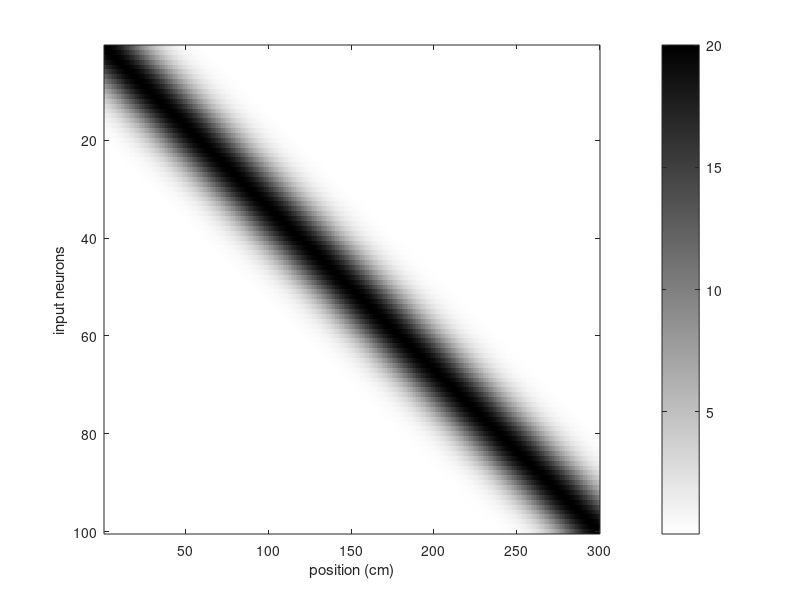

MATLAB code to generate this figure: (Note: this script raises an error after producing the figure.)
clear; close all

%% Parameters
%Params for inputs
N = 100; % number of input neurons
L = 300; % length of track in cm
PFsd = 18; %cm (10 mode 16-18 mean from Can's CA3 data)
PFamp = 20; %peak FR in Hz
Nlaps = 1; % number of laps
period = 20; % lap duration, in sec
dt = 0.001; % time resolution in sec

% Synapses params
Imax = 85e-12; % max synaptic weight, a current in Amps. % NolanWiles2011 uses 10-226pA. Mehta uses 1.5-4nA. SongAbbot use dimensionless conductances with G between 0 and Gmax, but not sure about the initial weight matrix. 
Idecay = 10e-3; % EPSC time constant, in sec
Wsd = 10; %1.6*PFsd/(L/N); %standard deviation of initial synaptic weight vector (for gaussian connectivity) 
maxW = 1; % from 0 to 1, proportion of Imax defining the initial maximum weight

%Integrate and Fire params for output neuron (values from SongAbbot2000 if not specified otherwise)
Rm = 100e6; % membrane resistance, in Ohm
tau_m = 20e-3 ; %membrane time constant, in sec
Vrest = -70e-3 ; % resting membrane potential, in Volt
Vthr = -54e-3; % spike threshold, in Volt
Vreset = -60e-3; % reset potential after spike, in Volt
% K = 0.7; % divisive inhibition constant as in Yu Shouva2006 (value unknown)
Adaptation = 0; % 1 or 0, to implement spike-rate adaptation or not
Ek = -70e-3; % K+ equilibrium potential, in Volt
dSRA = 0.06; % increment value of spike-rate adaptation variable modeling adapting K+ leak current (cf DayanAbbott fig 5.6 and eq 5.13)
tau_sra = 100e-3; % time constant for exponential decay of SRA variable

% STDP params
Pdecay = 20e-3; % Pre-before-Post time constant, in sec (20ms in SongAbbott2000, 10ms in MehtaWilson2000)
Ddecay = 20e-3; % Post-before-Pre time constant, in sec (20ms in SongAbbott2000, 10ms in MehtaWilson2000)
Pmax = 0.5/100*Imax; % max Pre-before-Post weight change, in percent of Imax (0.5% in SongAbbot2000, 0.6% in MehtaWilson2000)
Dmax = -0.5/100*Imax; % max Post-before-Pre weight change, in percent of Imax (0.525% in SongAbbott2000, 90% of Pamp in MehtaWilson2000)

% output PF 
Nbin = 50; % Number of bins in which the length of the track is divided

%% Inputs
%Place fields (FR = gaussian function of position x)
x = 1:L; % track positions binned by cm
PFcom = linspace(1, L, N); %1:L/N:L; gives floating point issues for large N % PF centers spread uniformly along the track, with L/N spacing in cm
% PFsd = PFwidth/6; % for gaussian, 4sd = 95%, 6sd = 99.7% of data
FRin = zeros(N,length(x));
for i = 1:N
    FRinNorm(i,x) = exp(-0.5*(x-PFcom(i)).^2/PFsd^2); %normalized from 0 to 1
    FRin(i,x) = PFamp*exp(-0.5*(x-PFcom(i)).^2/PFsd^2); % real FR 
end
meanFRin = max(mean(FRin,2)); % mean FR of the middle input neuron, in Hz

figure
imagesc(FRin); 
xlabel('position (cm)'); ylabel('input neurons');
colormap(flipud(gray(256))); %colormap(brewermap(256,'*YlOrRd'));
c = colorbar; c.Label.String = 'Firing rate (Hz)';
box off; axis square 
title(['max(meanFRin) = ' num2str(meanFRin) ' Hz'])

%Running model with constant speed
speed = L/period; % cm/sec
EndTime = Nlaps*L/speed; %in sec
Trun = 0:dt:EndTime; Trun = Trun(1:end-1); % ms resolution
Tlap1 = 0:dt:period; Tlap1 = Tlap1(1:end-1);
Lap1 = linspace(0,L,period/dt); % positions during 1 lap
Run = repmat(Lap1,[1 Nlaps]);%positions during the whole run

figure
plot(Trun(1:end), Run, 'k');
xlabel('time (s)'); ylabel('position (cm)')
box off; axis square

%convert trajectory into firing rate
for i = 1:length(Lap1)
    [minval, idx] = min(abs(x-Lap1(i))); %find closest spatial bin in x for each position in trajectory
    FRlap1(:,i) = FRin(:,idx); % Firing rate at that position for each neuron
end

figure
plot(Tlap1, FRlap1, 'k');
xlabel('time (s)'); ylabel('Firing Rate (Hz)')
box off; axis square

% nonhomogenous Poisson spike generator along trajectory
InRasters = poissrnd(FRlap1.*dt); %matrix of size (N,length(Tlap1)) containing, for each input neuron, the number of spikes in each 1ms bin drawn from Poisson distribution
InRasters(InRasters>=1) = 1; 
InRasters(InRasters == 0) = 0; 
InRastersTF = logical(InRasters);
for i = 1:N
    Spiketimes_in{i} = Trun( InRastersTF(i,:) ); %find positive values = when a spike occured
end

figure
[spikex, spikey] = makedisplayrasters(Spiketimes_in, 0);
displaydisplayrasters(spikex, spikey); hold on
grid off
axis square
xlabel('time, (s)')
ylabel('input neurons')

% convolve input spiketrains with exponential decay to get Post-before-Pre
% weight rule (Depression in classic STDP curves)
% Dshape = exp(-[0::endpoint]./Decay); % 
% D = conv2(InRasters, Dshape(:)); 

% Synaptic weights at time 0 between all input neurons and 1 output neuron (vector of length N) 
% MehtaWilson2000 started with a symmetric connectivity matrix. I could do something
% similar, assuming a CA1 PC already has a PF with COM in the center of
% track and strength of connection following a gaussian. 
% or 
% I could randomly assign weigths to start with. from a distribution that
% favors clusters, e.g. Poisson or exponential, or just from uniform
% distrib, based on BittnerMagee2015 finding that spatial inputs are
% about equal.
% or 
% For BTSP model of emergence: equal weights for all synapses. PF could appear with BTSP or
% inhomogeneities in input neurons spiking. 

% gaussian connectivity with max in center of track, aking to Mehta and Wilson 2000
NeuronID = 1:N;
W = zeros(N,length(Tlap1));
Wmax = maxW*Imax;
W(:,1) = Wmax*exp(-0.5*(NeuronID - N/2).^2/Wsd^2); % vector of N rows following a gaussian distribution of Wmax amplitude 

figure
stem(1:N, W(:,1)*10^12, 'k');
xlabel('Input Neurons'); ylabel('Synaptic Weights (pA) ')
box off; axis square

%% input-output dynamics using Euler's forward method to solve ODEs

%define intial values and length
I = zeros(1,length(Tlap1)); 
V = I;
SRA = I;
OutRaster = I;
D = I;
P = zeros(N,length(Tlap1));
V(1) = Vrest;


for i = 1:length(Tlap1)-1
    % input current to output neuron, EPSCs modelled as pulse with exponential decay
    I(i+1)  = I(i) - dt*I(i)./Idecay + sum(InRasters(:,i).*W(:,i));
    % I&F output neuron
    if Adaptation == 0
        V(i+1) = V(i) + dt * (Vrest - V(i) + I(i) * Rm) / tau_m; % subthreshold membrane potential
    elseif Adaptation == 1
        V(i+1) = V(i) + dt * (Vrest - V(i) -SRA(i)*(V(i)-Ek) + I(i) * Rm) / tau_m; %LIF with spike rate adaptation
        SRA(i+1) = SRA(i) - dt * SRA(i)/tau_sra; % spike-rate-adaptation variable with exponential decay to 0
    end
    
    if V(i+1) >= Vthr
       SRA(n,i+1) = SRA(i+1) + dSRA;
       V(i) = 0; %to visualize spikes with peak at 0 mV
       V(i+1) = Vreset;
       OutRaster(i) = 1;
    end
        
    % STDP variables + update Synaptic weights
    D(i+1) = D(i) - dt*D(i)/Ddecay + OutRaster(i); % output spiketrain convolved with Post-before-Pre update rule, in %
    for n = 1:N % for each presynaptic neuron
        P(n,i+1) = P(n,i) - dt*P(n,i)/Pdecay + InRasters(n,i); % input spiketrains convolved with Pre-before-Post update rule, in %
        W(n,i+1) = W(n,i) + OutRaster(i)*P(n,i)*Pmax + InRasters(n,i)*D(i)*Dmax; % weight update
        if W(n,i+1) < 0
            W(n,i+1) = 0;
        elseif W(n,i+1) > Imax
            W(n,i+1) = Imax;
        end           
    end    
end
Spiketimes_out{1} = Tlap1(find(OutRaster));
SpikeLoc_out = Lap1(find(OutRaster)); %spikes location on track
meanFR_Lap1 = sum(OutRaster)./EndTime;

% compute place field
Track_dbin = L./Nbin; % bin size, in cm
TrackBins = Lap1(1):Track_dbin:Lap1(end);
SpikeCountOut = histcounts(SpikeLoc_out, TrackBins);
TimeInBins = dt*histcounts(Lap1, TrackBins); % compute time spent (in sec) in each spatial bin (not assuming a linear running model but real trajectories)
SpatialFRout = SpikeCountOut./TimeInBins; % in Hz   

figure 
subplot(2,2,1)
plot(Tlap1, I.*10^12)
xlabel('time (s)'); ylabel('input current (pA)')
box off;
subplot(2,2,2)
plot(Tlap1, V.*10^3)
xlabel('time (s)'); ylabel('membrane potential (mV)')
box off;
subplot(2,2,3)
[spikex, spikey] = makedisplayrasters(Spiketimes_out, 0);
displaydisplayrasters(spikex, spikey); hold on
grid off
xlim([0,Tlap1(end)]); xlabel('time, (s)')
ylabel('lap')
title('output neuron')
subplot(2,2,4)
imagesc(SpatialFRout); 
xlabel('spatial bins'); ylabel('lap');
colormap(flipud(gray(256))); %colormap(brewermap(256,'*YlOrRd'));
c = colorbar; c.Label.String = 'Firing rate (Hz)';
box off;
title(['meanFR: ' num2str(meanFR_Lap1) ' Hz'])

figure %STDP variables
InputNum = 66;
x1 = 11.5;
x2 = 12;

subplot(3,1,1)
plot(Tlap1, D, 'r'); hold on
plot(Tlap1, OutRaster, 'k');
xlabel('time (s)'); 
xlim([x1 x2]);
title('output raster + Post-before-Pre variable')
box off;
subplot(3,1,2)
plot(Tlap1, P(InputNum,:), 'r'); hold on
plot(Tlap1, InRasters(InputNum,:), 'k');
xlim([x1 x2]);
title(['input raster #' num2str(InputNum) '  + Pre-before-Post variable'])
box off;
subplot(3,1,3)
plot(Tlap1, W(InputNum,:)./Imax, 'k'); hold on
xlim([x1 x2]);
xlabel('time (s)'); 
ylabel('Norm. synaptic strength')
title(['input #' num2str(InputNum)] )
box off;

figure % Weight changes over time
subplot(2,1,1)
imagesc(W.*10^12);
xlabel('time'); ylabel('input neuron');
colormap(flipud(gray(256))); %colormap(brewermap(256,'*YlOrRd'));
c = colorbar; c.Label.String = 'Synaptic weight (pA)';
box off;
subplot(2,1,2)
plot(Trun, W(60,:).*10^12, 'r'); hold on
plot(Trun, W(69,:).*10^12, 'k'); hold on
xlabel('time (s)'); ylabel('input current (pA)')
box off; 
axis square;






